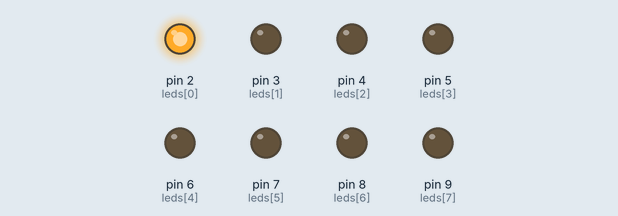
Simulated run of this sketch. Board: Arduino Uno, built with avr-gcc and run on an emulated ATmega328P. Parts: output pins drawn as LEDs (lit = HIGH).

Above: at 0.12 s.
At 1.12 s:
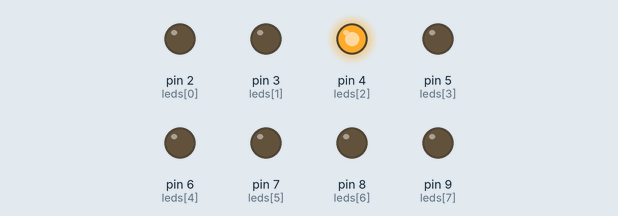
At 2.37 s:
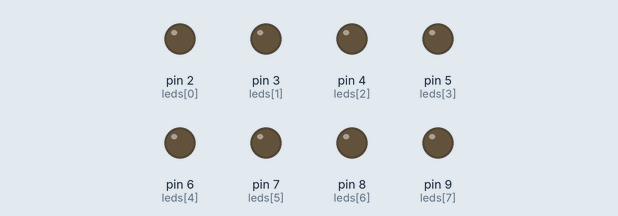
At 5.12 s:
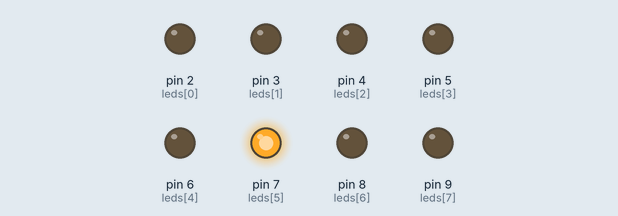
At 7.12 s:
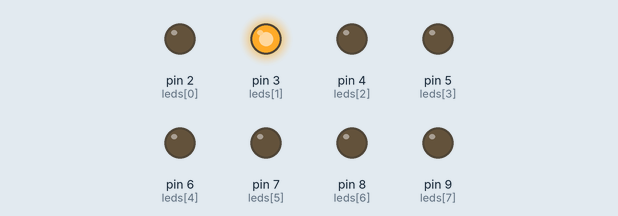
At 10.12 s:
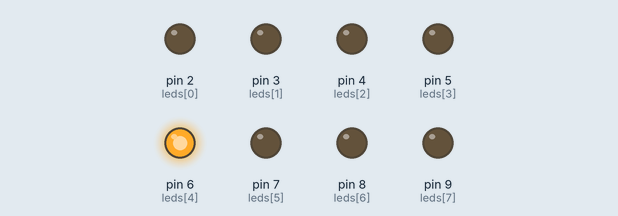
Timing chart, 0 to 10.4 s (numbered marks = the images above):
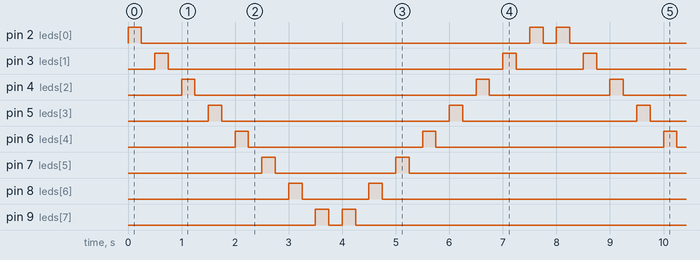

The sketch:

LED_Array_Grid.ino
```cpp
// LED Array Assesment
//Jordan Secret
//All work here is honestly obtained and is my own.

int leds[] = {2,3,4,5,6,7,8,9,9,8,7,6,5,4,3,2};//led pins

void ledArray() {//does the pin switching
  for(int i = 0; i < 16; i++){
    digitalWrite(leds[i], 1);
    delay(250);
    digitalWrite(leds[i], 0);
    delay(250);
  }
}

void setup(){
  pinMode(4,1);
  pinMode(5,1);
  pinMode(6,1);
  pinMode(7,1);
  pinMode(8,1);
  pinMode(9,1);
  pinMode(3,1);
  pinMode(2,1);
}

void loop(){
  ledArray();
}
```

Measured:
- by itself, pin 2 (leds[0]): repeats every 8.0 s: LOW 7.3 s, HIGH 0.25 s, LOW 0.25 s, HIGH 0.25 s
- by itself, pin 3 (leds[1]): repeats every 8.0 s: LOW 6.3 s, HIGH 0.25 s, LOW 1.3 s, HIGH 0.25 s
- by itself, pin 4 (leds[2]): repeats every 8.0 s: LOW 5.3 s, HIGH 0.25 s, LOW 2.3 s, HIGH 0.25 s
- by itself, pin 5 (leds[3]): repeats every 8.0 s: LOW 4.3 s, HIGH 0.25 s, LOW 3.3 s, HIGH 0.25 s
- by itself, pin 6 (leds[4]): repeats every 8.0 s: LOW 3.3 s, HIGH 0.25 s, LOW 4.3 s, HIGH 0.25 s
- by itself, pin 7 (leds[5]): repeats every 8.0 s: LOW 2.3 s, HIGH 0.25 s, LOW 5.3 s, HIGH 0.25 s
- by itself, pin 8 (leds[6]): repeats every 8.0 s: LOW 1.3 s, HIGH 0.25 s, LOW 6.3 s, HIGH 0.25 s
- by itself, pin 9 (leds[7]): repeats every 8.0 s: LOW 0.25 s, HIGH 0.25 s, LOW 7.3 s, HIGH 0.25 s
